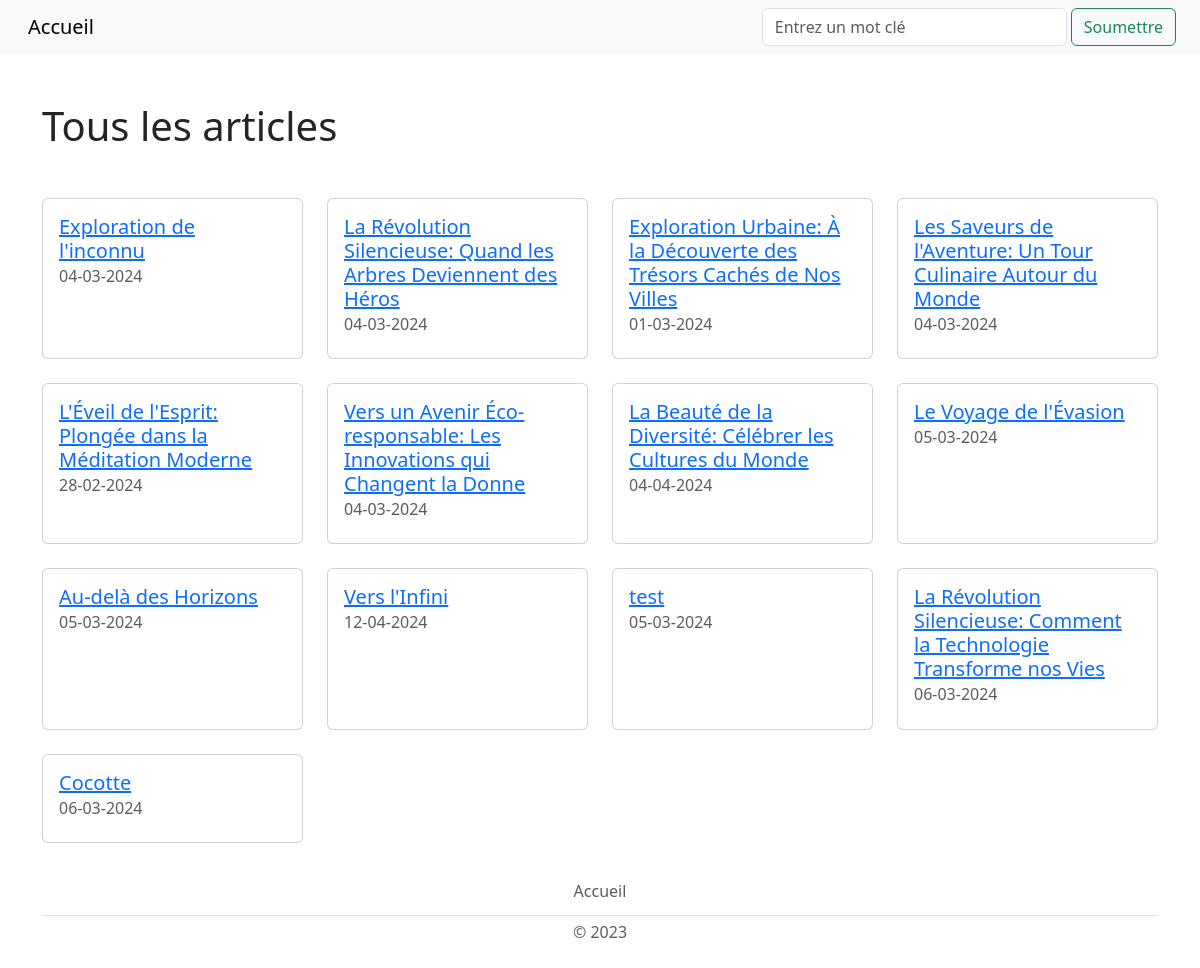
/resultats/, run on an earlier commit of the app's database.
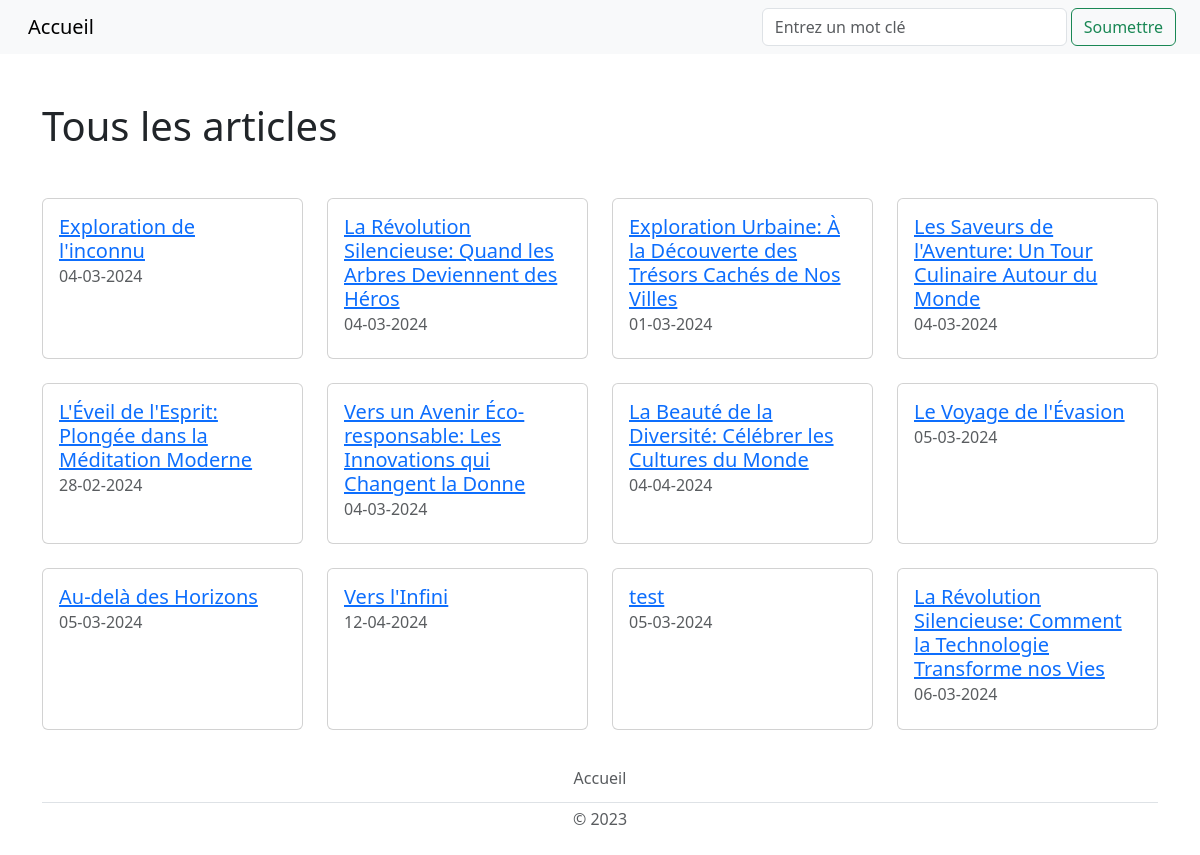
And on a later commit of the database.
### tables this page shows
CREATE TABLE ARTICLES (
    id_article VARCHAR(50) PRIMARY KEY,
    titre_article varchar(100) NOT NULL,
    date_publication DATE NOT NULL,
    contenu TEXT NOT NULL,
    id_utilisateur INTEGER NOT NULL,
    CONSTRAINT fk_auteur FOREIGN KEY (id_utilisateur) REFERENCES UTILISATEURS(id_utilisateur)
);

### app.py (the view)
@app.route('/resultats/<query>', methods=['GET'])
@app.route('/resultats/', defaults={'query': None}, methods=['GET'])
def resultats(query):
    if query:
        db = Database.get_db()
        articles = db.get_articles(query)
    else:
        db = Database.get_db()
        articles = db.get_articles()
    return render_template('resultats.html', query=query, articles=articles)

### app.py (called while the page is built)
@app.teardown_appcontext
def close_connection(exception):
    db = getattr(g, '_database', None)
    if db is not None:
        db.disconnect()

### database.py (called while the page is built)
    @staticmethod
    def get_db():
        database = getattr(g, '_database', None)
        if database is None:
            g._database = Database()
        return g._database

    def disconnect(self):
        if self.user_connection is not None:
            self.user_connection.close()
        if self.photo_connection is not None:
            self.photo_connection.close()
        if self.session_connection is not None:
            self.session_connection.close()
        if self.article_connection is not None:
            self.article_connection.close()

    def get_article_connection(self):
        if self.article_connection is None:
            self.article_connection = sqlite3.connect('db/articles.db')
        return self.article_connection

    def get_articles(self, recherche_input=None):
        cursor = self.get_article_connection().cursor()
        if recherche_input:
            cursor.execute(
                "SELECT * FROM articles WHERE titre_article LIKE ? OR "
                "contenu LIKE ?",
                ('%' + recherche_input + '%', '%' + recherche_input + '%'))
        else:
            cursor.execute(
                "SELECT id_article, titre_article, date_publication, "
                "contenu, id_utilisateur FROM articles")
        return cursor.fetchall()

### templates/resultats.html
{% extends "layout.html" %}
{% block content %}
    <div class="container">
        {% if query %}
            <h1 class="my-5">Résultats de la recherche pour "{{ query }}"</h1>
        {% else %}
            <h1 class="my-5">Tous les articles</h1>
        {% endif %}
        <div class="row row-cols-1 row-cols-md-2 row-cols-lg-4">
            {% for article in articles %}
                <div class="col mb-4">
                    <div class="card h-100">
                        <div class="card-body">
                            <a href="{{ url_for('article', identifiant=article[0]) }}" class="card-link">
                                <h5 class="card-title">{{ article[1] }}</h5>
                            </a>
                            <h6 class="card-subtitle mb-2 text-muted">{{ article[2] }}</h6>
                        </div>
                    </div>
                </div>
            {% endfor %}
        </div>
    </div>
{% endblock %}

### templates/layout.html (shortened to what this page needs)
<!DOCTYPE html>
<html lang="en">
<head>
    <link href="https://cdn.jsdelivr.net/npm/bootstrap@5.3.0-alpha1/dist/css/bootstrap.min.css"
          rel="stylesheet">
    <link rel="stylesheet"
          href="{{ url_for('static', filename='css/style.css') }}">
</head>
<body style="display: flex; flex-direction: column; min-height: 100vh;">
<nav class="navbar navbar-expand-lg bg-body-tertiary">
    <div class="container-fluid">
        <ul class="navbar-nav">
            <li class="nav-item">
                <a class="navbar-brand px-3" href="{{ url_for('accueil') }}">Accueil</a>
            </li>
        </ul>
        <form action="{{ url_for('recherche') }}" class="d-flex mx-2"
              method="POST" role="search">
            <label>
                <input class="form-control me-5" name="recherche_input"
                       placeholder="Entrez un mot clé"
                       type="search"
                       title="Pour voir tous les articles, laisser le champ vide et cliquer sur Soumettre.">
            </label>
            <button class="btn btn-outline-success mx-1" type="submit">
                Soumettre
            </button>
        </form>
    </div>
</nav>
{% block content %}{% endblock %}
<footer class="py-1 my-1 mt-auto">
    <div class="container">
        <ul class="nav justify-content-center border-bottom pb-1 mb-1">
            <li class="nav-item"><a href="{{ url_for('accueil') }}"
                                    class="nav-link px-2 text-body-secondary">Accueil</a>
            </li>
        </ul>
        <p class="text-center text-body-secondary">© 2023</p>
    </div>
</footer>
</body>
</html>

What changed in the data, as far as the page shows it:
removed ARTICLES: titre_article "Cocotte", date_publication "06-03-2024"
